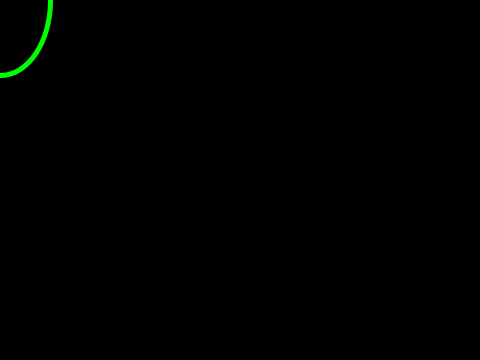
Frame 1 (no input)
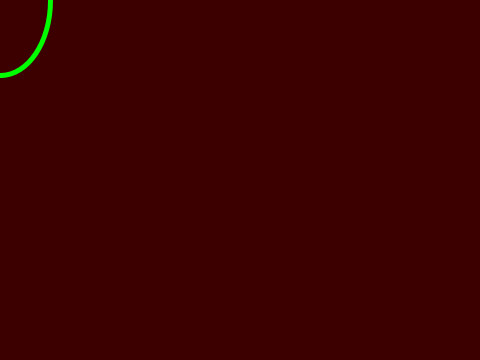
Frame 60 (the mouse pressed at the canvas centre just before this capture)
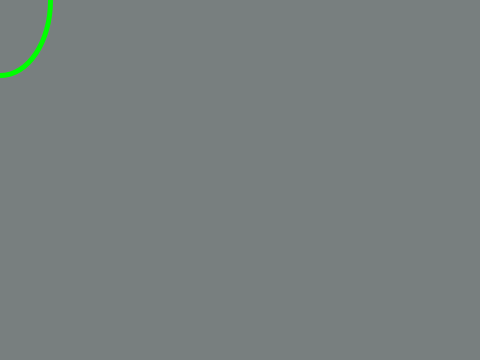
Frame 120 (the mouse held since frame 60 and released just before this capture)

The Processing sketch that drew these frames (run headless with seeded random() and noise(); from frame 60 on, the mouse is pressed at the canvas centre):

// Processing sketch: processing_130234
// ── processing_130234.pde

float ex, ey;

void setup() {
   size(480, 360);  // size della finestra (detta 'canvas')
   frameRate(60);
   smooth();        // attivazione dell'anti-alias
   ex = ey = 0;  
}
void draw() {
   float r = frameCount%256;
   float g = ( (float)mouseX/width * 255);
   float b = ( (float)mouseY/height * 255);
   
   //println("valore r = " + r);

   background(r, g, b);

   noFill();
   strokeWeight(5);
   stroke(0, 255, 0);
   ellipse(ex, ey, 100, 150);

}

void mouseMoved() {
   ex = width - mouseX;
   ey = height - mouseY;
}
